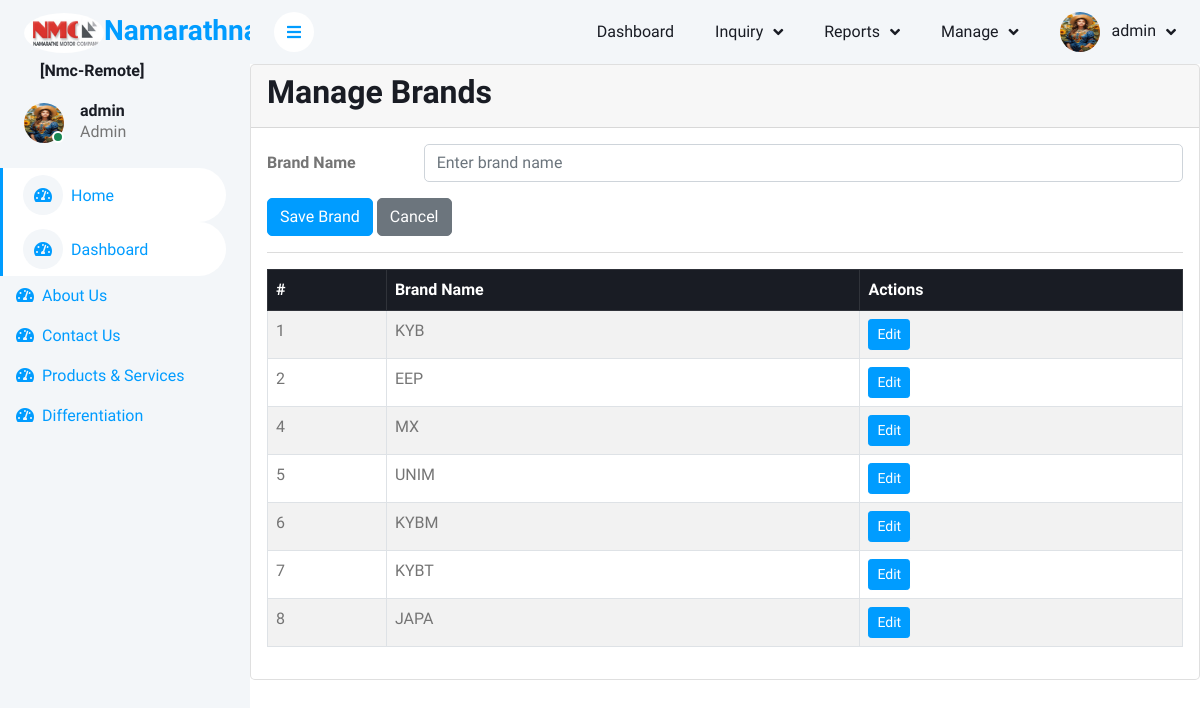
Screenshot of /manage_brands.php (signed in) with the database file from the repository.
### tables this page shows
CREATE TABLE `brands` (
  `id` int(11) NOT NULL,
  `brand_name` varchar(255) NOT NULL,
  `flag` enum('active','inactive') DEFAULT 'active',
  `created_at` timestamp NOT NULL DEFAULT current_timestamp(),
  `updated_at` timestamp NOT NULL DEFAULT current_timestamp() ON UPDATE current_timestamp()
);

### manage_brands.php (the view, shortened to what this page needs)
<?php
$crud_permissions = $_SESSION['crud_permissions'];
include('header.php');
$brands = [];
try {
    $brands = $conn->query("SELECT * FROM brands WHERE flag = 'active'")->fetchAll(PDO::FETCH_ASSOC);
} catch (PDOException $e) {
    die("An error occurred: " . $e->getMessage());
}
$editing = false;
?>
<!DOCTYPE html>
<html lang="en">
<head>
</head>
<body>
    <div class="card">
        <div class="card-header">
            <h2>Manage Brands</h2>
        </div>
        <div class="card-body">
            <?php if ($crud_permissions['flag_create'] === 'active' || $crud_permissions['flag_update'] === 'active'): ?>
                <form method="POST" action="manage_brands.php">
                    <div class="form-group row mb-3">
                        <label for="brand_name" class="col-sm-2 col-form-label"><strong>Brand Name</strong></label>
                        <div class="col-sm-10">
                            <input type="text" class="form-control" name="brand_name" placeholder="Enter brand name" value="<?php echo $editing ? $edit_brand['brand_name'] : ''; ?>" required>
                        </div>
                    </div>
                    <button type="submit" name="save_brand" class="btn btn-primary"><?php echo $editing ? 'Update' : 'Save'; ?> Brand</button>
                    <a href="manage_brands.php" class="btn btn-secondary">Cancel</a>
                </form>
                <hr>
            <?php endif; ?>
            <table class=" table-striped table table-bordered">
                <thead class="table-dark">
                    <tr>
                        <th>#</th>
                        <th>Brand Name</th>
                        <th>Actions</th>
                    </tr>
                </thead>
                <tbody>
                    <?php if (!empty($brands)): ?>
                        <?php foreach ($brands as $brand) { ?>
                            <tr>
                                <td><?php echo $brand['id']; ?></td>
                                <td><?php echo $brand['brand_name']; ?></td>
                                <td>
                                    <?php if ($crud_permissions['flag_update'] === 'active'): ?>
                                        <a href="manage_brands.php?edit=<?php echo $brand['id']; ?>" class="btn btn-primary btn-sm">Edit</a>
                                    <?php endif; ?>
                                </td>
                            </tr>
                        <?php } ?>
                    <?php else: ?>
                        <tr>
                            <td colspan="3" class="text-center">No active brands found.</td>
                        </tr>
                    <?php endif; ?>
                </tbody>
            </table>
        </div>
    </div>
    <?php include('footer.php'); ?>
</body>
</html>

### css/style.css (style rules this page uses)
:root { --primary: #009CFF; --light: #F3F6F9; --dark: #191C24; }
.btn { transition: .5s; }
.btn.btn-primary { color: #FFFFFF; }

### rows the page displays
brands: id "1", brand_name "KYB"
brands: id "2", brand_name "EEP"
brands: id "4", brand_name "MX"
brands: id "5", brand_name "UNIM"
brands: id "6", brand_name "KYBM"
brands: id "7", brand_name "KYBT"
brands: id "8", brand_name "JAPA"

### other values shown
$prj_id_ "[Nmc-Remote]"
$_SESSION['username'] "admin"
$_SESSION['role_name'] "Admin"
$menu_item['menu_name_'] "Dashboard"
